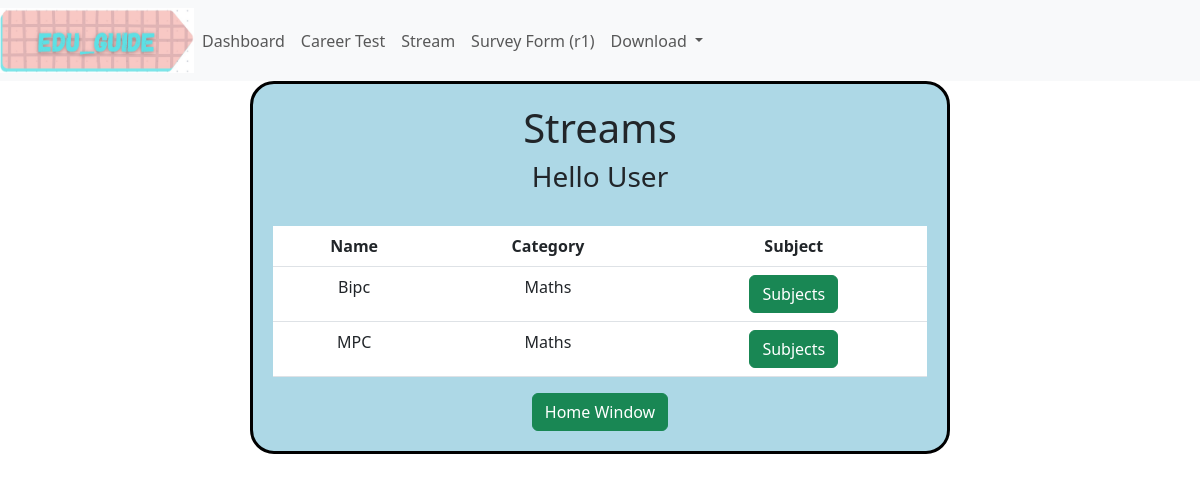
Screenshot of /navstream/ with the database file from the repository.
### Edu_app/models.py (models this page shows)
class Stream(models.Model):
    name = models.CharField(max_length=100)
    category = models.CharField(max_length=100)
    subjects = models.ManyToManyField('Subject')  # Or use ForeignKey if applicable

### Edu_app/views.py (the view)
# urls.py: path('navstream/',views.navstream,name='navstream'),
def navstream(request):
    streams=Stream.objects.all()
    return render(request,'navstream.html',{'streams':streams})

### templates/navstream.html (shortened to what this page needs)
{% extends 'base.html' %}
{% block content %}
<div class="box">
    <h1>Streams</h1>
    <h3>Hello User</h3>
    <table class="table">
        <tr>
            <th>Name</th>
            <th>Category</th>
            <th>Subject</th>
        </tr>
        {% for stream in streams %}
        <tr>
            <td>{{ stream.name }}</td>
            <td>{{ stream.category }}</td>
            <td>
                <a href="{% url 'subjects' stream.id %}">
                    <button type="button" class="btn btn-success">Subjects</button>
                </a>
            </td>
        </tr>
        {% endfor %}
    </table>
    <a href="{% url 'home' %}">
        <button type="button" class="btn btn-success">Home Window</button>
    </a>
</div>
{% endblock %}

### templates/base.html (style rules this page uses)
body { background-color: white; }
.box { margin-top: 40px; width: 700px; display: block; margin: auto; border: 3px solid black; text-align: center; background-color: lightblue; border-radius: 24px; padding: 20px; }

### rows the page displays
Stream: name "Bipc", category "Maths"
Stream: name "MPC", category "Maths"
